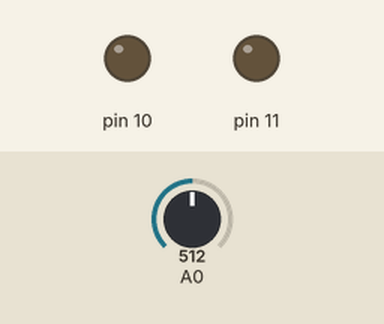
A sketch run on a simulated Arduino Uno, built with avr-gcc and run on an emulated ATmega328P. Parts: output pins drawn as LEDs (lit = HIGH). The test bench sets the inputs (shaded band); at power-on: A0 = 512.

Above: at 1.2 s.
1.3 s: A0 set to 987
2.8 s: A0 set to 1007
At 2.95 s:
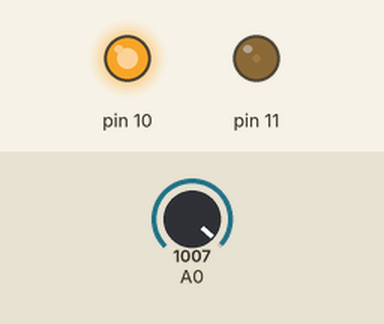
8.8 s: A0 set to 990
At 9.2 s:
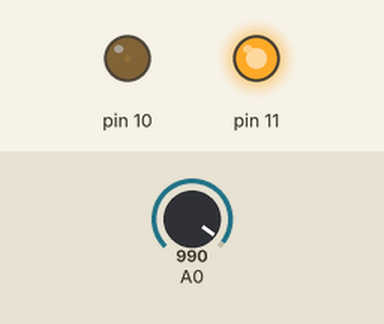
10.3 s: A0 set to 1010
At 11.05 s:
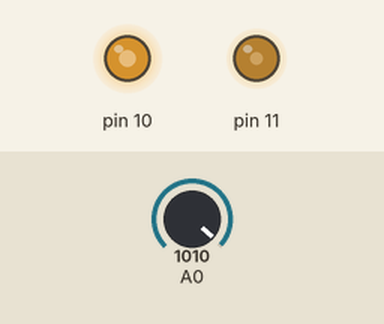
Timing chart, 0 to 14.3 s (numbered marks = the images above; inputs shaded):
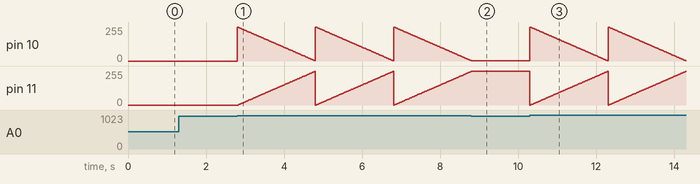

Measured:
- the behaviour switches between 999 and 1000 on A0 (found by bisection; images 0 and 1)
- after the input at 1.3 s, every drawn part: stays the same
- after the input at 2.8 s, pin 10: ramps from 255/255 to 2/255 and jumps back, once every 2.0 s; pin 11: ramps from 0/255 to 252/255 and jumps back, once every 2.0 s
- after the input at 8.8 s, pin 10: stops changing and stays 2/255; pin 11: stays 252/255 (without the input it goes to 0/255 after 0.01 s)
- after the input at 10.3 s, pin 10: ramps from 255/255 to 2/255 and jumps back, once every 2.0 s; pin 11: ramps from 0/255 to 252/255 and jumps back, once every 2.0 s

The sketch:

Piezo_Fade_LEDs.ino
```cpp
void setup() {
  // put your setup code here, to run once:
  // set pin 13 to input into arduino and 12 to output
  pinMode(A0, INPUT);
  pinMode(11, OUTPUT);
  pinMode(10, OUTPUT);
}

void loop() {
  // put your main code here, to run repeatedly:
  // read pin 13
  int input = analogRead(A0);
  hit(input);
}

void hit(int input){
  	if (input >= 1000){
      int time = 0;
      float interval = 2.55;
      float green = (float)255;
      float red = (float)0;
      while(time < 100){

        analogWrite(11, red);
        analogWrite(10, green);
        green -= interval;
        red += interval;
        time += 1;
        delay(20);
      }
     /* analogWrite(11, 1000);
      analogWrite(10, 0);
     delay(1000);
     analogWrite(11, 0);
     analogWrite(10, 1000);
   }else{
     analogWrite(11, 0);
     analogWrite(10, 1000);*/
  }
}
```
